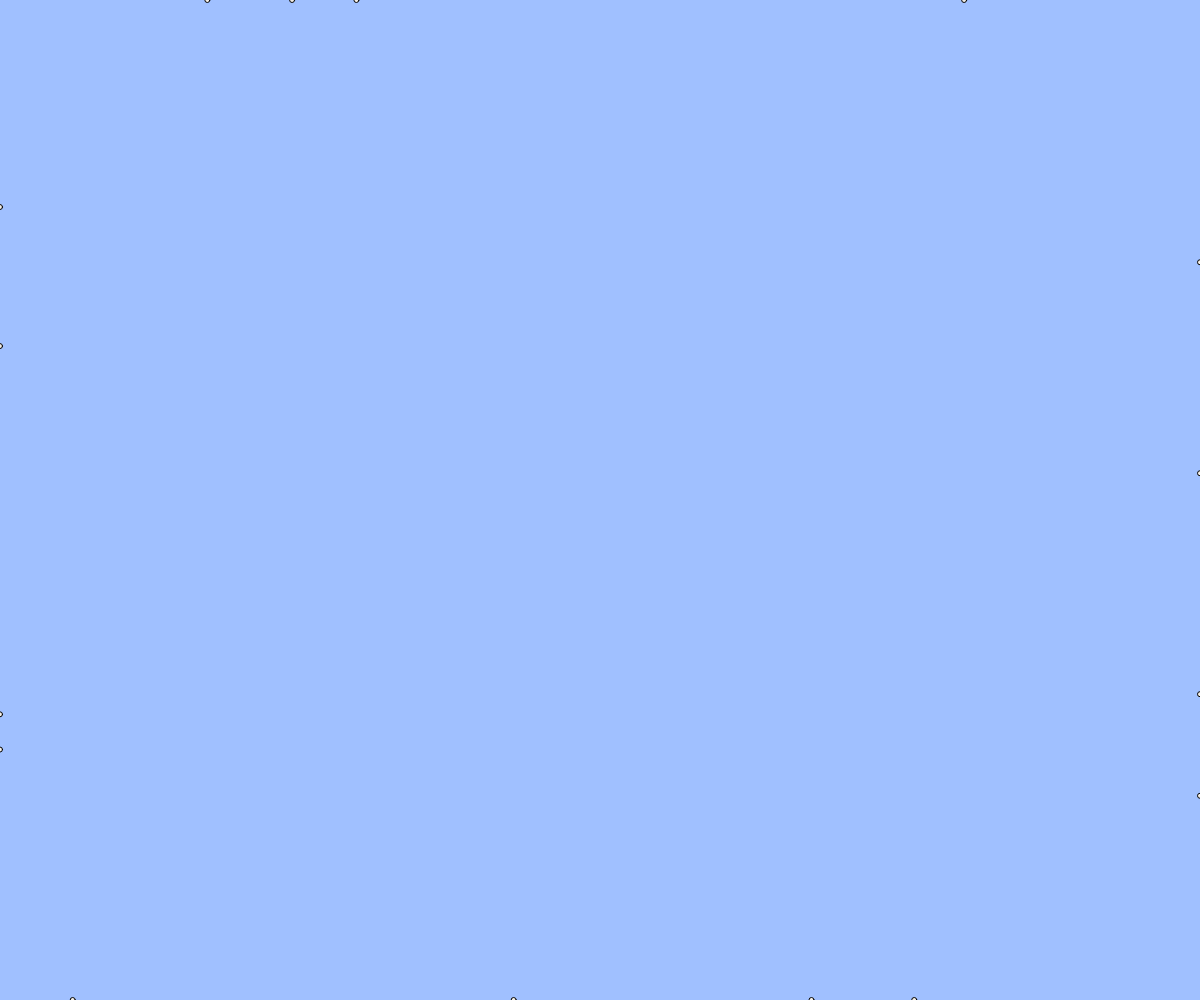
Frame 1 (no input)
Frame 60 (no input): identical to frame 1, image omitted
Frame 120 (the mouse pressed at the canvas centre since frame 60): identical to frame 1, image omitted

The p5.js sketch that drew this single still picture (run headless with seeded random() and noise() and a simulated clock; from frame 60 on, the mouse is pressed at the canvas centre):

// p5.js sketch
// ── sketch.js
// 最終課題を制作しよう

let points =[]

let cx, cy;
let progress = 0;
let animating = false;
let clicked = false;

function setup(){
  createCanvas (windowWidth, windowHeight);

  for(let i=0; i<4; i++){
    points.push({
      x: 0,
      y: random(height)
    });
  }

  for(let i=0; i<4; i++){
    points.push({
      x: random(width),
      y: 0
    });
  }

  for(let i=0; i<4; i++){
    points.push({
      x: width,
      y: random(height)
    });
  }

  for(let i=0; i<4; i++){
    points.push({
      x: random(width),
      y: height
    });
  }
}


function draw(){
  background(160, 192, 255)
  
  drawpoints();


  if(clicked){

    stroke(255, 100);
    strokeweight(2);

    let amount = animating ? progress : 1;

  
    for(let i =0; i < points.length; i++){

      let amount = animating ? progress : 1;

      let ex = lerp(cx, points[i].x, progress);
      let ey = lerp(cy, points[i].y, progress);

      line(cx, cy, ex, ey);
    }
 }
 if(animating){ 
  progress +=0.02
  
  if(progress >= 1){
  progress = 1;
  animating = false;
  }
 }
}

function mouseClicked (){

  if(clicked){
    return;
  }

  cx=mouseX;
  cy=mouseY;

  progress=0
  animating=true
  clicked=true
}

function drawpoints (){
  fill(245,240,232);

  for (let i =0; i < points.length; i++){
    ellipse (points[i].x, points[i].y, 5)
  
  }
}
  
  
function windowResized() {
  resizeCanvas(windowWidth, windowHeight);
}
